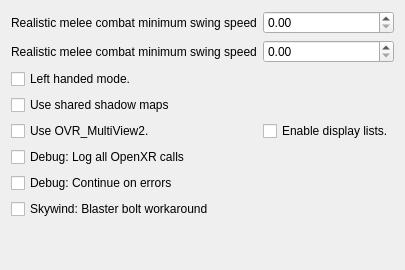
     <widget class="QWidget" name="VR">
       <attribute name="title">
        <string>VR</string>
       </attribute>
       <layout class="QVBoxLayout">
        <item>
         <layout class="QGridLayout" name="gridLayout_VR">
          <item row="0" column="0">
           <widget class="QLabel" name="realisticCombatMinimumSwingSpeed">
            <property name="toolTip">
             <string>&lt;html&gt;&lt;head/&gt;&lt;body&gt;&lt;p&gt;The velocity at which the minimum strength of attack is achieved when swinging your motion controllers. In meters/second. Swinging slower than this does not initiate an attack.&lt;/p&gt;&lt;/body&gt;&lt;/html&gt;</string>
            </property>
            <property name="text">
             <string>Realistic melee combat minimum swing speed</string>
            </property>
           </widget>
          </item>
          <item row="0" column="1">
           <widget class="QDoubleSpinBox" name="realisticCombatMinimumSwingSpeedSpinBox">
            <property name="enabled">
             <bool>true</bool>
            </property>
            <property name="decimals">
             <number>2</number>
            </property>
            <property name="minimum">
             <double>0</double>
            </property>
            <property name="maximum">
             <double>100</double>
            </property>
            <property name="value">
             <double>0.00</double>
            </property>
            <property name="singleStep">
             <double>0.100000000000000</double>
            </property>
           </widget>
          </item>
          <item row="1" column="0">
           <widget class="QLabel" name="realisticCombatMaximumSwingSpeed">
            <property name="toolTip">
             <string>&lt;html&gt;&lt;head/&gt;&lt;body&gt;&lt;p&gt;The velocity at which max strength of attack is achieved when swinging your motion controllers. In meters/second&lt;/p&gt;&lt;/body&gt;&lt;/html&gt;</string>
            </property>
            <property name="text">
             <string>Realistic melee combat minimum swing speed</string>
            </property>
           </widget>
          </item>
          <item row="1" column="1">
           <widget class="QDoubleSpinBox" name="realisticCombatMaximumSwingSpeedSpinBox">
            <property name="enabled">
             <bool>true</bool>
            </property>
            <property name="decimals">
             <number>2</number>
            </property>
            <property name="minimum">
             <double>0</double>
            </property>
            <property name="maximum">
             <double>100</double>
            </property>
            <property name="value">
             <double>0.00</double>
            </property>
            <property name="singleStep">
             <double>0.100000000000000</double>
            </property>
           </widget>
          </item>
          <item row="2" column="0">
           <widget class="QCheckBox" name="leftHandedMode">
            <property name="toolTip">
             <string>&lt;html&gt;&lt;head/&gt;&lt;body&gt;&lt;p&gt;Makes OpenMW VR use left handed modes where this has been implemented.&lt;/p&gt;&lt;/body&gt;&lt;/html&gt;</string>
            </property>
            <property name="text">
             <string>Left handed mode.</string>
            </property>
           </widget>
          </item>
          <item row="3" column="0">
           <widget class="QCheckBox" name="useSharedShadowMaps">
            <property name="toolTip">
             <string>&lt;html&gt;&lt;head/&gt;&lt;body&gt;&lt;p&gt;Makes OpenMW VR map shadows for both eyes in one pass, instead of once per eye. This is a significant performance benefit, and should only be disabled for debugging or masochism purposes.&lt;/p&gt;&lt;/body&gt;&lt;/html&gt;</string>
            </property>
            <property name="text">
             <string>Use shared shadow maps</string>
            </property>
           </widget>
          </item>
          <item row="4" column="0">
           <widget class="QCheckBox" name="useMultiview">
            <property name="toolTip">
             <string>&lt;html&gt;&lt;head/&gt;&lt;body&gt;&lt;p&gt;Makes OpenMW VR render stereo using the OVR_MultiView2 extension to OpenGL instead of two render passes. You may need to disable this on older GPUs. &lt;/p&gt;&lt;/body&gt;&lt;/html&gt;</string>
            </property>
            <property name="text">
             <string>Use OVR_MultiView2.</string>
            </property>
           </widget>
          </item>
          <item row="4" column="1">
            <widget class="QCheckBox" name="allowDisplayLists">
              <property name="toolTip">
                <string>&lt;html&gt;&lt;head/&gt;&lt;body&gt;&lt;p&gt;Lets OpenMW VR use display lists when multiview is enabled. This is default disabled as it breaks on some drivers/cards. If you don't know what this is, ignore it. &lt;/p&gt;&lt;/body&gt;&lt;/html&gt;</string>
              </property>
              <property name="text">
                <string>Enable display lists.</string>
              </property>
            </widget>
          </item>
          <item row="5" column="0">
           <widget class="QCheckBox" name="logAllXrCalls">
            <property name="toolTip">
             <string>&lt;html&gt;&lt;head/&gt;&lt;body&gt;&lt;p&gt;Makes OpenMW VR log every single OpenXR call. This degrades performance and creates a massive log. You probably want this disabled.&lt;/p&gt;&lt;/body&gt;&lt;/html&gt;</string>
            </property>
            <property name="text">
             <string>Debug: Log all OpenXR calls</string>
            </property>
           </widget>
          </item>
          <item row="6" column="0">
           <widget class="QCheckBox" name="ignoreXrErrors">
            <property name="toolTip">
             <string>&lt;html&gt;&lt;head/&gt;&lt;body&gt;&lt;p&gt;Makes OpenMW VR ignore unsuccessful calls to OpenXR. You probably want this enabled.&lt;/p&gt;&lt;/body&gt;&lt;/html&gt;</string>
            </property>
            <property name="text">
             <string>Debug: Continue on errors</string>
            </property>
           </widget>
          </item>
          <item row="7" column="0">
           <widget class="QCheckBox" name="skywindBlasterBoltWorkaround">
            <property name="toolTip">
             <string>&lt;html&gt;&lt;head/&gt;&lt;body&gt;&lt;p&gt; In VR, projectiles are launched based on the orientation of the ammo node itself. The skywind blaster bolts do not receive an orientation before being launched, causing them to always travel in a fixed direction in VR. This workaround fixes this issue if enabled by explicitly testing for the sw_blasterbolt identifier and using the weapon orientation instead.&lt;/p&gt;&lt;/body&gt;&lt;/html&gt;</string>
            </property>
            <property name="text">
             <string>Skywind: Blaster bolt workaround</string>
            </property>
           </widget>
          </item>
         </layout>
        </item>
        <item>
         <spacer name="verticalSpacer_VR">
          <property name="orientation">
           <enum>Qt::Vertical</enum>
          </property>
          <property name="sizeHint" stdset="0">
           <size>
            <width>20</width>
            <height>40</height>
           </size>
          </property>
         </spacer>
        </item>
       </layout>
      </widget>
